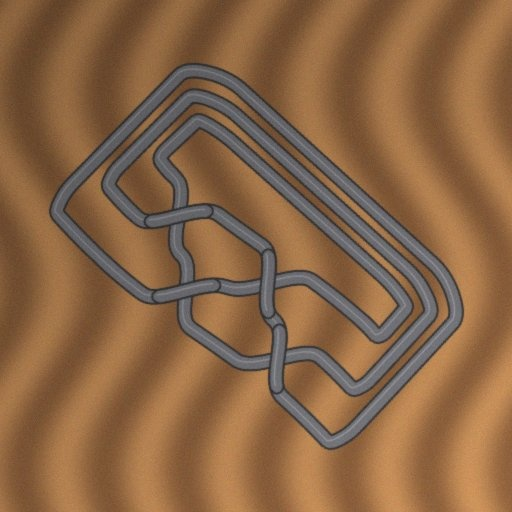
#> input picture huggingface_space/examples/1_unknot_c001_S2_desk.jpg, 512 x 512 px
$ python -i traverser.py   (imports and definitions only)
#> lines starting #> are read from the running program, lines starting #| are printed output that depends on the picture; after the words box and inside, x2 and y2 are one past the last pixel; in counts of white or black regions, pixels touching at a corner belong together
### src/knot_recognition/preprocess.py
from dataclasses import dataclass
from typing import Optional, Tuple

import cv2
import numpy as np
from skimage.filters import threshold_otsu
from skimage.morphology import skeletonize


@dataclass(frozen=True)
class PreprocessConfig:
    width: int = 512
    blur_kernel: Tuple[int, int] = (5, 5)
    adaptive_block_size: int = 31
    adaptive_c: int = 10
    morph_kernel: Tuple[int, int] = (3, 3)
    morph_iterations: int = 1


class Preprocessor:
    def __init__(self, config: Optional[PreprocessConfig] = None):
        self.config = config or PreprocessConfig()

    def run(self, img_rgb):
        cfg = self.config
        gray = _to_gray(img_rgb, cfg.width)
        blur = cv2.GaussianBlur(gray, cfg.blur_kernel, 0)
        th = _binarize(blur, cfg.adaptive_block_size, cfg.adaptive_c)
        opened = _morph_open(th, cfg.morph_kernel, cfg.morph_iterations)
        sk = skeletonize(opened.astype(bool))
        return sk, gray


def preprocess_for_skeleton(img_rgb, width=512):
    return Preprocessor(PreprocessConfig(width=width)).run(img_rgb)


def _to_gray(img_rgb, width: int) -> np.ndarray:
    h, w = img_rgb.shape[:2]
    scale = width / float(w)
    img = cv2.resize(img_rgb, (width, int(h * scale)), interpolation=cv2.INTER_AREA)
    gray = cv2.cvtColor(img, cv2.COLOR_RGB2GRAY)
    return cv2.equalizeHist(gray)


def _binarize(blur: np.ndarray, block_size: int, adaptive_c: int) -> np.ndarray:
    th = cv2.adaptiveThreshold(
        blur,
        255,
        cv2.ADAPTIVE_THRESH_GAUSSIAN_C,
        cv2.THRESH_BINARY_INV,
        block_size,
        adaptive_c,
    )
    if th.mean() < 10:
        t = threshold_otsu(blur)
        th = (blur < t).astype("uint8") * 255
    return th


def _morph_open(th: np.ndarray, kernel: Tuple[int, int], iterations: int) -> np.ndarray:
    morph_kernel = cv2.getStructuringElement(cv2.MORPH_ELLIPSE, kernel)
    return cv2.morphologyEx(th, cv2.MORPH_OPEN, morph_kernel, iterations=iterations)

### src/knot_recognition/gauss_pd.py

from __future__ import annotations

import math
from dataclasses import dataclass
from typing import Optional

import numpy as np
import networkx as nx


@dataclass(frozen=True)
class GaussPDConfig:
    connectivity: int = 8
    spur_length: int = 5
    junction_degree: int = 3


_DEFAULT = GaussPDConfig()
DEFAULT_CFG = {
    "connectivity": _DEFAULT.connectivity,
    "spur_length": _DEFAULT.spur_length,
    "junction_degree": _DEFAULT.junction_degree,
}


_NEIGHBORS = {
    4: [(-1, 0), (1, 0), (0, -1), (0, 1)],
    8: [
        (-1, 0), (1, 0), (0, -1), (0, 1),
        (-1, -1), (-1, 1), (1, -1), (1, 1),
    ],
}


def _neighbors(connectivity=8):
    try:
        return _NEIGHBORS[connectivity]
    except KeyError as exc:
        raise ValueError("connectivity must be 4 or 8") from exc


def skeleton_to_graph(skel, connectivity=8):
    coords = list(map(tuple, np.argwhere(skel)))
    pos2id = {p: i for i, p in enumerate(coords)}
    G = nx.Graph()
    for p, i in pos2id.items():
        G.add_node(i, pos=p)
    offsets = _neighbors(connectivity)
    for (r, c), i in pos2id.items():
        for dr, dc in offsets:
            nb = (r + dr, c + dc)
            j = pos2id.get(nb)
            if j is not None:
                G.add_edge(i, j)
    return G


def prune_spurs(G, min_length=5):
    if min_length <= 0:
        return G
    G = G.copy()
    changed = True
    while changed:
        changed = False
        endpoints = [n for n, d in G.degree() if d == 1]
        for ep in endpoints:
            if ep not in G:
                continue
            path = [ep]
            prev = None
            cur = ep
            while True:
                nbrs = [n for n in G.neighbors(cur) if n != prev]
                if not nbrs:
                    break
                if len(nbrs) > 1:
                    break
                nxt = nbrs[0]
                path.append(nxt)
                prev, cur = cur, nxt
                if G.degree(cur) != 2:
                    break
                if len(path) > min_length:
                    break
            if len(path) <= min_length and G.degree(cur) != 2:
                # remove short spur (keep junction if present)
                to_remove = path[:-1] if G.degree(cur) >= 3 else path
                for n in to_remove:
                    if n in G:
                        G.remove_node(n)
                        changed = True
    return G


# [96 lines left out: functions cluster_junctions, simplify_graph, _unit, _edge_direction_at_node, pair_edges_at_crossings, not called in this run]


def _canon_edge(u, v, k):
    return (u, v, k) if u <= v else (v, u, k)


# [139 lines left out: functions trace_curve, _edge_angle_at_node, _build_terminals, _terminal_id, _walk_path, _trace_from_edge and 1 more, not called in this run]


class GaussPDExtractor:
    def __init__(self, config: Optional[GaussPDConfig] = None):
        self.config = config or GaussPDConfig()

    # [37 lines left out: function extract, not called in this run]


def extract_gauss_code(skel, img_gray=None, *, cfg=None, return_debug=False):
    config = _coerce_config(cfg)
    return GaussPDExtractor(config).extract(skel, return_debug=return_debug)


def _empty_pd():
    return {"crossings": [], "edge_labels": {}}


# [5 lines left out: function _empty_result, not called in this run]


def _label_edges(SG):
    all_edges = [_canon_edge(u, v, k) for u, v, k in SG.edges(keys=True)]
    return {edge: i + 1 for i, edge in enumerate(all_edges)}


# [10 lines left out: functions _gauss_from_traversal, _coerce_config, not called in this run]

### src/knot_recognition/traverser.py
"""
traverser.py - Knot Image Traverser & Crossing Extraction Engine.

Traverses knot diagrams from 2D images, performs topological graph reduction,
detects strand intersections, determines Over- vs Under-crossings, generates
standard Planar Diagram (PD) and signed Gauss codes, and visually marks the
intersections with Over/Under strand specifications directly on the image.
"""

from __future__ import annotations

import math
from dataclasses import dataclass, field
from pathlib import Path
from typing import Any, Dict, List, Optional, Tuple, Union

import cv2
import networkx as nx
import numpy as np
from PIL import Image, ImageDraw, ImageFont

from .gauss_pd import (
    GaussPDConfig,
    _canon_edge,
    _edge_angle_at_node,
    _edge_direction_at_node,
    cluster_junctions,
    prune_spurs,
    simplify_graph,
    skeleton_to_graph,
)
from .preprocess import PreprocessConfig, Preprocessor
from .utils import imread_any


# ==============================================================================
# Data Structures
# ==============================================================================
class AnnotatedImage(np.ndarray):
    """Numpy ndarray subclass representing an annotated image overlay.

    Seamlessly compatible with both OpenCV (e.g. `cv2.imwrite("out.png", img)`)
    and PIL-style workflows (e.g. `img.save("out.png")`, `img.to_pil()`).
    """

    def __new__(cls, input_array: np.ndarray):
        obj = np.asarray(input_array).view(cls)
        return obj

    # [15 lines left out: functions save, to_pil, not called in this run]


@dataclass
class StrandIntersection:
    """Represents a physical strand intersection (crossing) in the image."""

    crossing_id: int
    pos: Tuple[float, float]  # (y, x) row, col in image
    over_strand_arcs: Tuple[int, int] = (0, 0)
    under_strand_arcs: Tuple[int, int] = (0, 0)
    over_direction: Tuple[float, float] = (0.0, 0.0)
    under_direction: Tuple[float, float] = (0.0, 0.0)
    sign: int = 1  # +1 right-handed, -1 left-handed
    pd_code: Tuple[int, int, int, int] = (0, 0, 0, 0)
    # Classification is tri-state: uncertain candidates must never be silently
    # promoted to over/under crossings or included in a trusted Gauss code.
    status: str = "resolved"  # resolved | ambiguous | rejected
    confidence: float = 1.0
    junction_node: Optional[int] = None
    over_edges: Tuple[Tuple[Any, ...], Tuple[Any, ...]] = ()
    under_edges: Tuple[Tuple[Any, ...], Tuple[Any, ...]] = ()
    details: Dict[str, Any] = field(default_factory=dict)


@dataclass
class TraversalResult:
    """Complete output of the knot traversal."""

    gauss_code: List[int]
    gauss_string: str
    pd_code: List[Tuple[int, Tuple[int, int, int, int]]]
    pd_string: str
    intersections: List[StrandIntersection]
    annotated_image: Optional[AnnotatedImage] = None
    warnings: List[str] = field(default_factory=list)
    classification: Optional[Dict[str, Any]] = None
    similar_knots: List[Dict[str, Any]] = field(default_factory=list)
    consensus: Optional[Dict[str, Any]] = None
    # Internal structures kept for downstream geometry (cable.from_traversal); not serialised.
    skeleton_graph: Optional[Any] = None
    pairing: Optional[Dict[Any, Any]] = None
    image_shape: Optional[Tuple[int, int]] = None


# ==============================================================================
# Knot Traverser Class
# ==============================================================================
class KnotTraverser:
    """Traverses knot drawings, resolves over/under passes, and generates codes."""

    def __init__(
        self,
        preprocess_config: Optional[PreprocessConfig] = None,
        gauss_config: Optional[GaussPDConfig] = None,
        cluster_radius: float = 12.0,
        sample_radius: int = 18,
        nanotransformer: Optional[Any] = None,
        **kwargs: Any,
    ):
        self.cluster_radius = float(cluster_radius)
        self.sample_radius = int(sample_radius)
        self.nanotransformer = nanotransformer
        self.preprocessor = Preprocessor(preprocess_config or PreprocessConfig(width=512))
        self.gauss_cfg = gauss_config or GaussPDConfig(
            connectivity=kwargs.get("connectivity", 8),
            spur_length=kwargs.get("spur_length", 5),
            junction_degree=kwargs.get("junction_degree", 3),
        )

    def traverse_and_classify(
        self,
        img_input: Union[str, Path, np.ndarray, Image.Image],
        nanotransformer: Optional[Any] = None,
        output_overlay_path: Optional[Union[str, Path]] = None,
        top_k: int = 5,
    ) -> TraversalResult:
        """Runs diagram traversal empowered by NanoTransformer classification & similar knot retrieval."""
        result = self.process_image(img_input, output_overlay_path=output_overlay_path, _skip_model=True)
        model = nanotransformer or self.nanotransformer
        if model is None:
            return result

        try:
            pred_res = model.predict_image(img_input, top_k=top_k)
            similar = model.fetch_similar_knots(pred_res["embedding"], top_k=top_k)
            result.classification = pred_res
            result.similar_knots = similar

            resolved_crossings = [i for i in result.intersections if i.status == "resolved"]
            n_crossings_traverser = len(resolved_crossings)
            top_pred = pred_res.get("predictions", [{}])[0]
            top_label = top_pred.get("label", "unknown")
            top_crossings = top_pred.get("crossings", 0)

            consensus_match = (n_crossings_traverser == top_crossings)
            crossing_diff = n_crossings_traverser - top_crossings
            notes = []
            if consensus_match:
                notes.append(
                    f"Crossing count agreement: traverser detected {n_crossings_traverser} crossings "
                    f"matching predicted knot {top_label}."
                )
            else:
                notes.append(
                    f"Crossing divergence: traverser detected {n_crossings_traverser} crossings, "
                    f"whereas top model prediction '{top_label}' expects {top_crossings} crossings (delta: {crossing_diff:+d})."
                )

            result.consensus = {
                "traverser_crossings": n_crossings_traverser,
                "predicted_label": top_label,
                "predicted_crossings": top_crossings,
                "agreement": consensus_match,
                "confidence": float(top_pred.get("probability", 0.0)),
                "notes": notes,
            }
        except Exception as exc:
            result.warnings.append(f"NanoTransformer classification failed: {exc}")

        return result

    def process_image(
        self,
        img_input: Union[str, Path, np.ndarray, Image.Image],
        output_overlay_path: Optional[Union[str, Path]] = None,
        _skip_model: bool = False,
    ) -> TraversalResult:
        """Runs the complete traversal pipeline on a knot image."""
        if not _skip_model and self.nanotransformer is not None:
            return self.traverse_and_classify(
                img_input,
                nanotransformer=self.nanotransformer,
                output_overlay_path=output_overlay_path,
            )

        # 1. Ingest image
        if img_input is None:
            raise ValueError(
                "Input image is None or could not be loaded. "
                "Ensure cv2.imread(...) loaded a valid image file."
            )
        if isinstance(img_input, (str, Path)):
            img_np = imread_any(str(img_input))
        elif isinstance(img_input, Image.Image):
            img_np = np.array(img_input)
        else:
            img_np = img_input

        # 2. Preprocess & extract binary skeleton + grayscale
        skel, gray = self.preprocessor.run(img_np)

        # 3. Graph construction & spur pruning
        G = skeleton_to_graph(skel, connectivity=self.gauss_cfg.connectivity)
        if G.number_of_nodes() == 0:
            blank = AnnotatedImage(img_np)
            return TraversalResult([], "", [], "PD[]", [], blank, ["No skeleton pixels were extracted; crossing absence is not verified."])
        G = prune_spurs(G, min_length=self.gauss_cfg.spur_length)

        # 4. Junction clustering (locates intersections)
        junctions, junction_map = cluster_junctions(
            G,
            deg_thresh=self.gauss_cfg.junction_degree,
            cluster_radius=self.cluster_radius,
        )
        if not junctions:
            annotated_img = self._create_annotated_overlay(
                Image.fromarray(img_np).resize((gray.shape[1], gray.shape[0])),
                [],
                {},
                nx.MultiGraph(),
            )
            return TraversalResult(
                [], "", [], "PD[]", [], annotated_img,
                ["No junction candidates were found. This does not establish that the image contains no crossing."],
            )

        # 5. Multigraph simplification
        SG = simplify_graph(G, junctions, junction_map)

        # 6. Tangent pairing at crossings (identifies continuous strand branches)
        pairing, strand_branches = self._pair_strands_at_junctions(SG)

        # 7. Disambiguate Over vs Under crossing via image intensity / gaps
        intersections = self._resolve_over_under_crossings(SG, strand_branches, gray)

        # 8. Traverse knot along curve to produce Gauss & PD codes
        traversal_events, pd_crossings, edge_labels = self._traverse_curve(
            SG, pairing, intersections
        )

        # 9. Format outputs
        gauss_code = [cid if is_over else -cid for cid, is_over in traversal_events]
        gauss_str = " ".join(str(g) for g in gauss_code)
        pd_str = "PD[" + ", ".join(f"X[{a},{b},{c},{d}]" for _, (a, b, c, d) in pd_crossings) + "]"

        # 10. Generate annotated overlay
        annotated_img = self._create_annotated_overlay(
            Image.fromarray(img_np).resize((gray.shape[1], gray.shape[0])),
            intersections,
            edge_labels,
            SG,
        )

        if output_overlay_path:
            annotated_img.save(str(output_overlay_path))

        return TraversalResult(
            gauss_code=gauss_code,
            gauss_string=gauss_str,
            pd_code=pd_crossings,
            pd_string=pd_str,
            intersections=intersections,
            annotated_image=annotated_img,
            warnings=[
                f"{sum(i.status == 'ambiguous' for i in intersections)} ambiguous and "
                f"{sum(i.status == 'rejected' for i in intersections)} rejected junction candidate(s) "
                "were excluded from Gauss/PD codes."
            ] if any(i.status != "resolved" for i in intersections) else [],
            skeleton_graph=SG,
            pairing=pairing,
            image_shape=(int(gray.shape[0]), int(gray.shape[1])),
        )

    # --------------------------------------------------------------------------
    # Stage 3: Strand Pairing & Continuity Disambiguation
    # --------------------------------------------------------------------------
    # [332 lines left out: functions _pair_strands_at_junctions, _resolve_over_under_crossings, _measure_branch_continuity, _traverse_curve, _create_annotated_overlay, not called in this run]

>>> import cv2
>>> picture = cv2.imread('../../huggingface_space/examples/1_unknot_c001_S2_desk.jpg')
#> picture is the input picture: shape (512, 512, 3); mean B, G, R 69.3, 101.5, 138.1
>>> result = KnotTraverser().traverse_and_classify(picture)
#> in _to_gray, `gray = cv2.cvtColor(img, cv2.COLOR_RGB2GRAY)`:
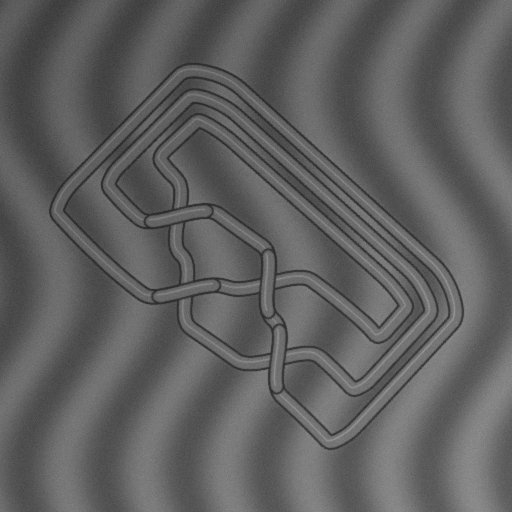
#> gray: shape (512, 512); min 35, max 154, mean 96.1
#> in _to_gray, `return cv2.equalizeHist(gray)`:
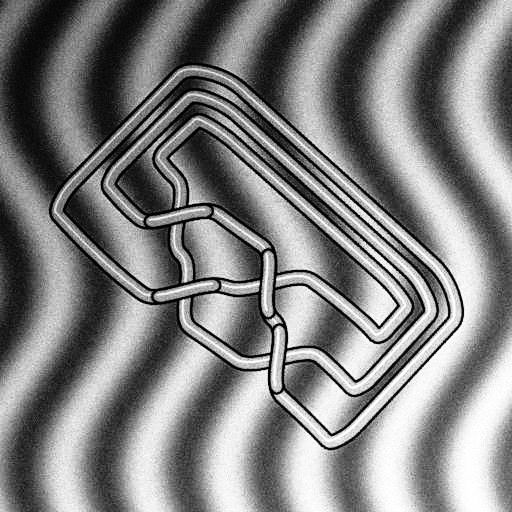
#> returned value: shape (512, 512); min 0, max 255, mean 129.5
#> in run, `blur = cv2.GaussianBlur(gray, cfg.blur_kernel, 0)`:
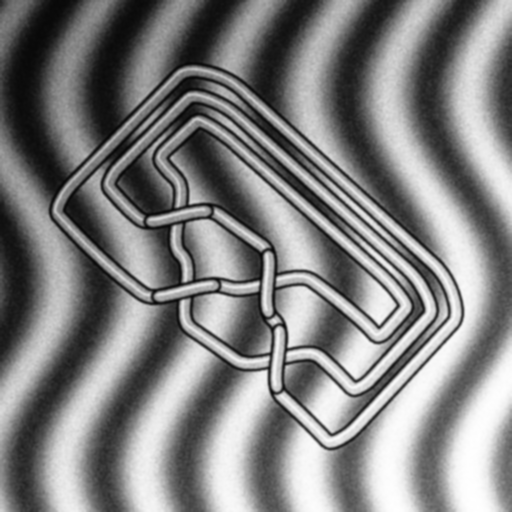
#> blur: shape (512, 512); min 6, max 255, mean 129.5
#> in _binarize, `th = cv2.adaptiveThreshold( blur, 255, cv2.ADAPTIVE_THRESH_GAUSSIAN_C,..`:
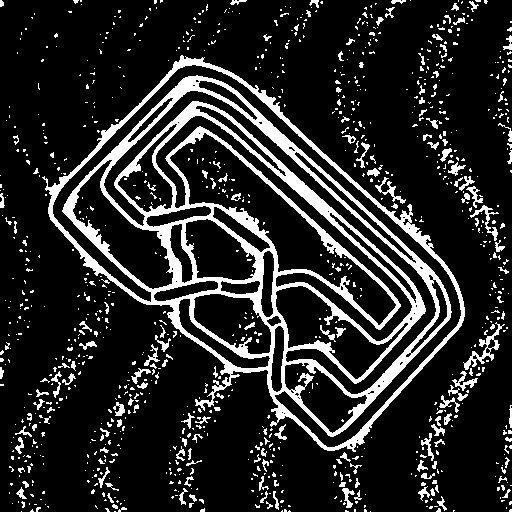
#> th: shape (512, 512); 15.6% white; 1023 white regions (873 under 20 px), largest, box (x1, y1, x2, y2) and area: (42, 55, 465, 452) 29104, (463, 322, 505, 370) 402, (470, 205, 499, 241) 216
#> in _morph_open, `return cv2.morphologyEx(th, cv2.MORPH_OPEN, morph_kernel, iterations=i..`:
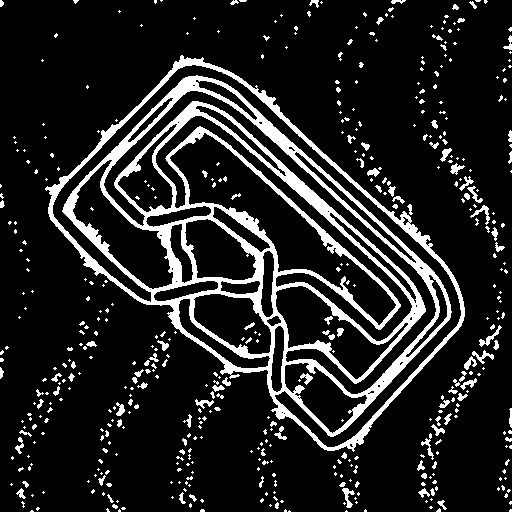
#> returned value: shape (512, 512); 13.8% white; 483 white regions (370 under 20 px), largest, box (x1, y1, x2, y2) and area: (45, 55, 465, 452) 28328, (479, 325, 502, 347) 118, (470, 205, 490, 225) 109
#> in run, `sk = skeletonize(opened.astype(bool))`:
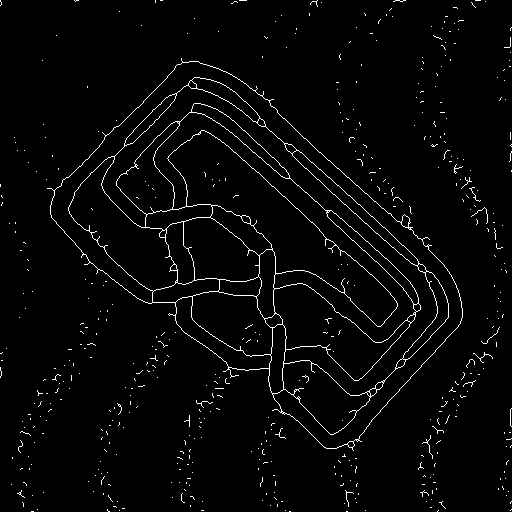
#> sk: shape (512, 512) bool; 2.6% white in thin lines or dots
#> in skeleton_to_graph, `coords = list(map(tuple, np.argwhere(skel)))`: coords = 6806 pairs, first value 0 to 511, second value 0 to 511
#> in skeleton_to_graph, `pos2id = {p: i for i, p in enumerate(coords)}`: pos2id = 6806 items
#> the loop in skeleton_to_graph, `for p, i in pos2id.items():` made 6806 passes
#> p on passes 1 to 3: (0, 0), (0, 74), (0, 76)
#> the loop in skeleton_to_graph, `for (r, c), i in pos2id.items():` made 6806 passes
#> (the run stopped early here; a loop or call above may not have finished)

$ run again, on huggingface_space/examples/2_trefoil_c007_S2_desk.jpg
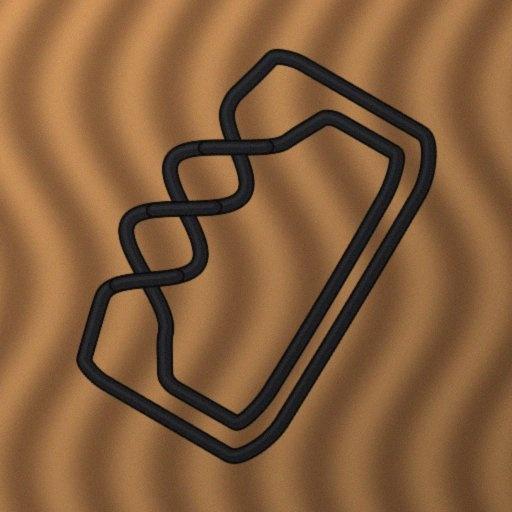
#> input picture huggingface_space/examples/2_trefoil_c007_S2_desk.jpg, 512 x 512 px
#> picture is the input picture: shape (512, 512, 3); mean B, G, R 59.7, 93.9, 132.2
#> in _binarize, `th = cv2.adaptiveThreshold( blur, 255, cv2.ADAPTIVE_THRESH_GAUSSIAN_C,..`:
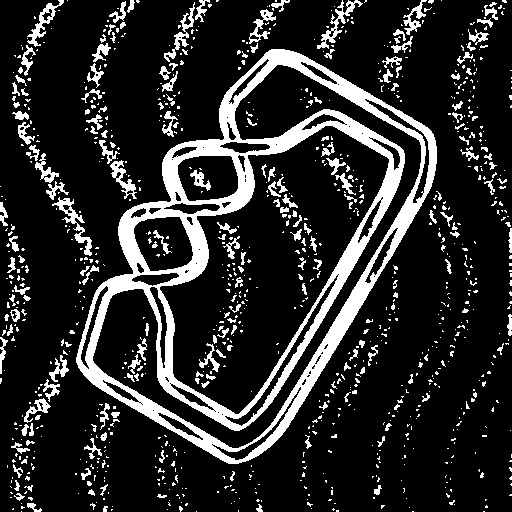
#> th: shape (512, 512); 16.8% white; 992 white regions (801 under 20 px), largest, box (x1, y1, x2, y2) and area: (76, 49, 437, 464) 26971, (52, 197, 92, 256) 513, (317, 0, 363, 49) 465
#> in run, `sk = skeletonize(opened.astype(bool))`:
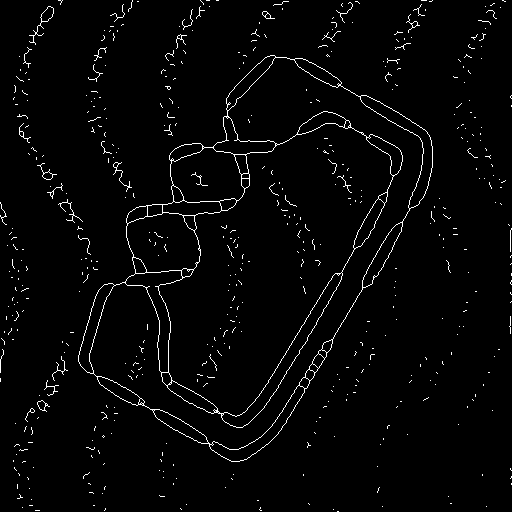
#> sk: shape (512, 512) bool; 2.4% white in thin lines or dots
#> coords = 6411 pairs, first value 0 to 511, second value 0 to 511
#> pos2id = 6411 items
#> the loop in skeleton_to_graph, `for p, i in pos2id.items():` made 6411 passes
#> p on passes 1 to 3: (0, 58), (0, 59), (0, 60)
#> the loop in skeleton_to_graph, `for (r, c), i in pos2id.items():` made 6411 passes
